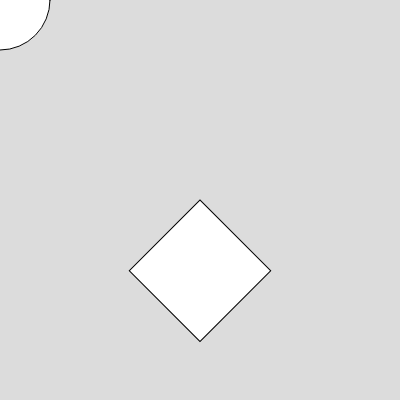
Frame 1 (no input)
Frame 60 (no input): identical to frame 1, image omitted
Frame 120 (the mouse pressed at the canvas centre since frame 60): identical to frame 1, image omitted

The p5.js sketch that drew this single still picture (run headless with seeded random() and noise() and a simulated clock; from frame 60 on, the mouse is pressed at the canvas centre):

// p5.js sketch
// ── sketch.js
function setup() {
  
  createCanvas(400, 400);  

  angleMode(DEGREES)

 
}




function draw() {
  background(220);
  push()
  translate(width/2, height/2);
  //rotate(PI/4)
  rotate(180/4)
  rect (0, 0, 100, 100);
  
  pop()

  ellipse (0,0,100,100)

}
